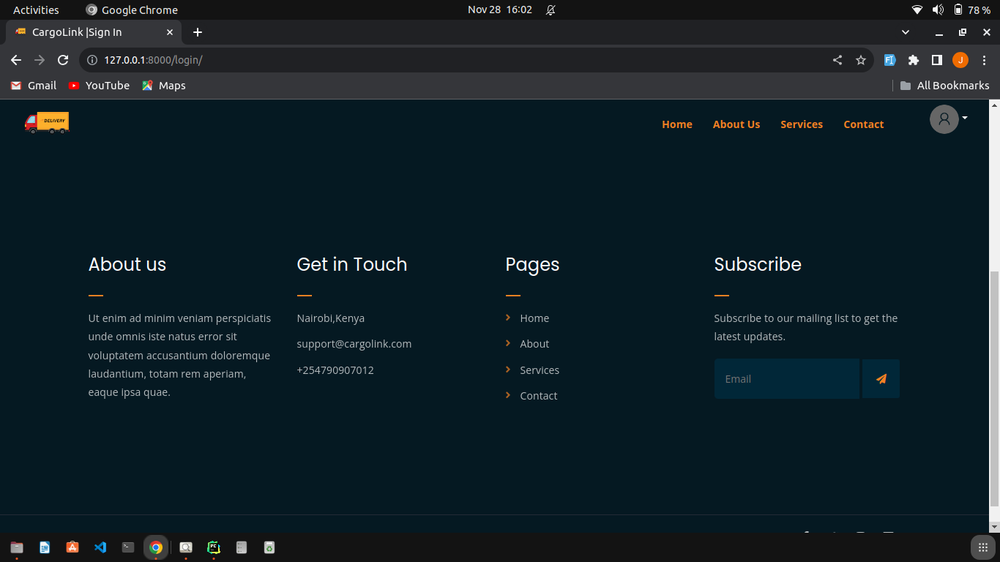
#> input picture footer.png, 1000 x 562 px, shrunk from 1366 x 768 before the run
$ python TRESHHOLD.py
#> lines starting #> are read from the running program, lines starting #| are printed output that depends on the picture
import cv2

img = cv2.imread("footer.png")
#> img is the input picture: shape (562, 1000, 3); mean B, G, R 39, 31.9, 16.8
grayImage = cv2.cvtColor(img, cv2.COLOR_BGRA2BGR)
thresImg = cv2.threshold(grayImage, 220, 255, cv2.THRESH_BINARY)[1]
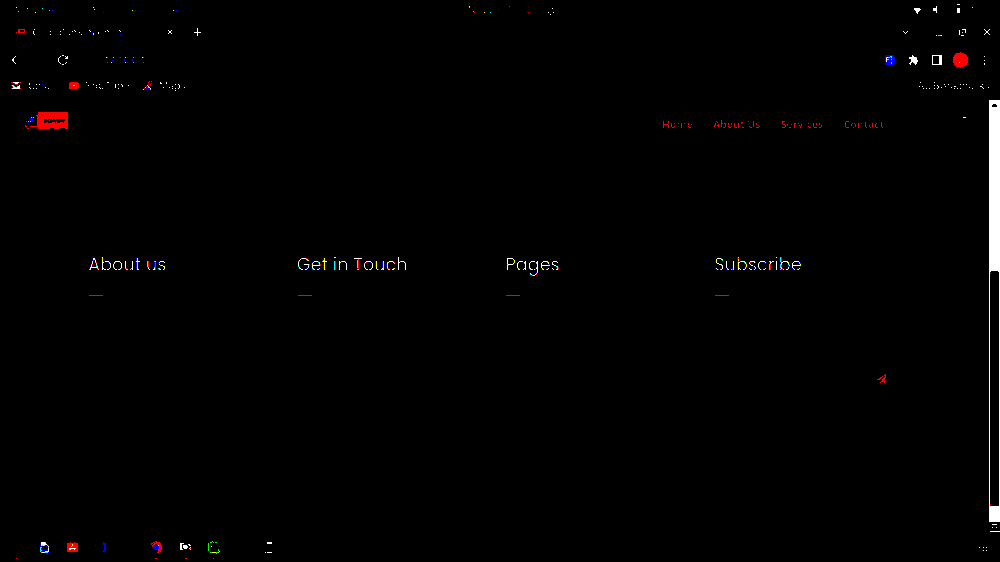
#> thresImg: shape (562, 1000, 3); mean B, G, R 1.8, 1.7, 2.3


cv2.imwrite("TreshImages6.jpg", thresImg)
cv2.imshow("ThreshImage",thresImg)
cv2.waitKey(0)
cv2.destroyAllWindows()
